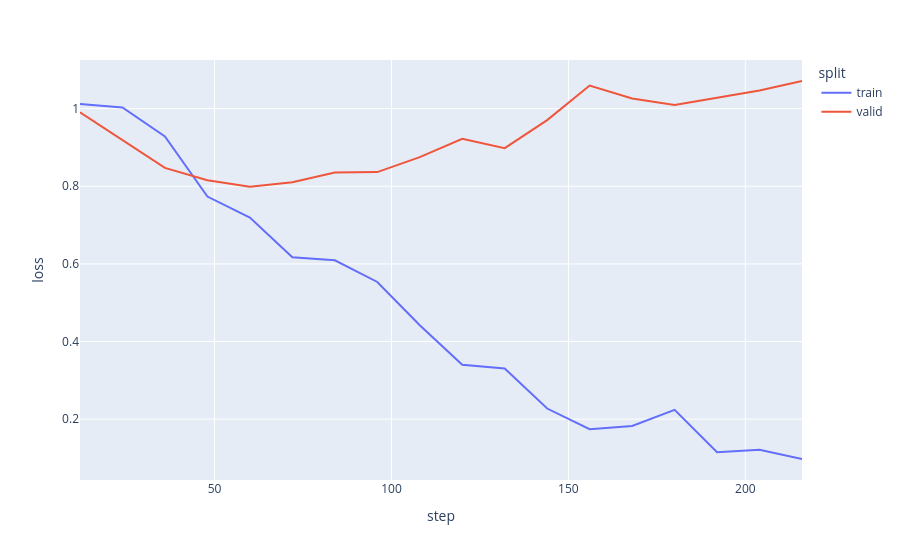

The code cell stored with this chart in its notebook:
### Markdown cell above
## Diagnose and fix training problems

### Code cell
import plotly.express as px

loss = []

for log in trainer.state.log_history:
    step = log["step"]
    if "loss" in log:
        loss += [{"step": step, "loss": log["loss"], "split": "train"}]
    elif "eval_loss" in log:
        loss += [{"step": step, "loss": log["eval_loss"], "split": "valid"}]
    else:
        print(log)

loss = pd.DataFrame(loss)

px.line(loss, x = "step", y = "loss", color =  "split")

### Figure 1 — Plotly figure (JSON) as saved in the notebook; plotly's stock layout.template omitted (floating-point values rounded to 4 significant figures)
{"data": [{"hovertemplate": "split=train<br>step=%{x}<br>loss=%{y}<extra></extra>", "legendgroup": "train", "line": {"color": "#636efa", "dash": "solid"}, "marker": {"symbol": "circle"}, "mode": "lines", "name": "train", "orientation": "v", "showlegend": true, "type": "scatter", "x": [12, 24, 36, 48, 60, 72, 84, 96, 108, 120, 132, 144, 156, 168, 180, 192, 204, 216], "xaxis": "x", "y": [1.012, 1.003, 0.9282, 0.7735, 0.7193, 0.617, 0.6093, 0.5534, 0.4421, 0.3402, 0.3306, 0.2273, 0.1739, 0.1823, 0.2239, 0.115, 0.1214, 0.0973], "yaxis": "y"}, {"hovertemplate": "split=valid<br>step=%{x}<br>loss=%{y}<extra></extra>", "legendgroup": "valid", "line": {"color": "#EF553B", "dash": "solid"}, "marker": {"symbol": "circle"}, "mode": "lines", "name": "valid", "orientation": "v", "showlegend": true, "type": "scatter", "x": [12, 24, 36, 48, 60, 72, 84, 96, 108, 120, 132, 144, 156, 168, 180, 192, 204, 216], "xaxis": "x", "y": [0.9907, 0.9193, 0.8474, 0.8152, 0.799, 0.8106, 0.8353, 0.8364, 0.8752, 0.9222, 0.8981, 0.9704, 1.06, 1.026, 1.01, 1.028, 1.046, 1.071], "yaxis": "y"}], "layout": {"legend": {"title": {"text": "split"}, "tracegroupgap": 0}, "margin": {"t": 60}, "xaxis": {"anchor": "y", "domain": [0.0, 1.0], "title": {"text": "step"}}, "yaxis": {"anchor": "x", "domain": [0.0, 1.0], "title": {"text": "loss"}}}}
